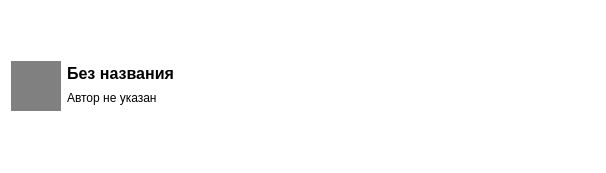
<?xml version="1.0" encoding="UTF-8"?>
<ui version="4.0">
 <class>TrackCard</class>
 <widget class="QWidget" name="TrackCard">
  <property name="geometry">
   <rect>
    <x>0</x>
    <y>0</y>
    <width>606</width>
    <height>173</height>
   </rect>
  </property>
  <property name="windowTitle">
   <string>Form</string>
  </property>
  <property name="styleSheet">
   <string notr="true">background: white</string>
  </property>
  <layout class="QHBoxLayout" name="horizontalLayout">
   <item>
    <widget class="QLabel" name="trackImage">
     <property name="minimumSize">
      <size>
       <width>50</width>
       <height>50</height>
      </size>
     </property>
     <property name="maximumSize">
      <size>
       <width>50</width>
       <height>50</height>
      </size>
     </property>
     <property name="styleSheet">
      <string notr="true">background: grey
</string>
     </property>
     <property name="text">
      <string/>
     </property>
    </widget>
   </item>
   <item>
    <widget class="QWidget" name="infoBlock" native="true">
     <property name="minimumSize">
      <size>
       <width>0</width>
       <height>50</height>
      </size>
     </property>
     <property name="maximumSize">
      <size>
       <width>16777215</width>
       <height>50</height>
      </size>
     </property>
     <layout class="QVBoxLayout" name="verticalLayout">
      <property name="spacing">
       <number>0</number>
      </property>
      <property name="leftMargin">
       <number>0</number>
      </property>
      <property name="topMargin">
       <number>0</number>
      </property>
      <property name="rightMargin">
       <number>0</number>
      </property>
      <property name="bottomMargin">
       <number>0</number>
      </property>
      <item alignment="Qt::AlignmentFlag::AlignLeft|Qt::AlignmentFlag::AlignVCenter">
       <widget class="QLabel" name="title">
        <property name="sizePolicy">
         <sizepolicy hsizetype="Minimum" vsizetype="Fixed">
          <horstretch>0</horstretch>
          <verstretch>0</verstretch>
         </sizepolicy>
        </property>
        <property name="font">
         <font>
          <pointsize>12</pointsize>
          <bold>true</bold>
         </font>
        </property>
        <property name="text">
         <string>Без названия</string>
        </property>
        <property name="alignment">
         <set>Qt::AlignmentFlag::AlignCenter</set>
        </property>
        <property name="wordWrap">
         <bool>true</bool>
        </property>
       </widget>
      </item>
      <item alignment="Qt::AlignmentFlag::AlignLeft|Qt::AlignmentFlag::AlignVCenter">
       <widget class="QLabel" name="author">
        <property name="text">
         <string>Автор не указан</string>
        </property>
        <property name="alignment">
         <set>Qt::AlignmentFlag::AlignLeading|Qt::AlignmentFlag::AlignLeft|Qt::AlignmentFlag::AlignVCenter</set>
        </property>
        <property name="wordWrap">
         <bool>true</bool>
        </property>
       </widget>
      </item>
     </layout>
    </widget>
   </item>
   <item>
    <widget class="QPushButton" name="pushButton">
     <property name="maximumSize">
      <size>
       <width>40</width>
       <height>40</height>
      </size>
     </property>
     <property name="styleSheet">
      <string notr="true">border: none</string>
     </property>
     <property name="text">
      <string/>
     </property>
     <property name="icon">
      <iconset resource="res-rc.qrc">
       <normaloff>:/icons/icons/close.svg</normaloff>:/icons/icons/close.svg</iconset>
     </property>
     <property name="iconSize">
      <size>
       <width>20</width>
       <height>20</height>
      </size>
     </property>
     <property name="flat">
      <bool>true</bool>
     </property>
    </widget>
   </item>
  </layout>
 </widget>
 <resources>
  <include location="res-rc.qrc"/>
 </resources>
 <connections/>
</ui>
